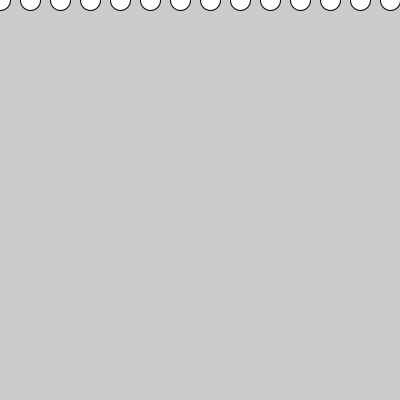
Frame 1 (no input)
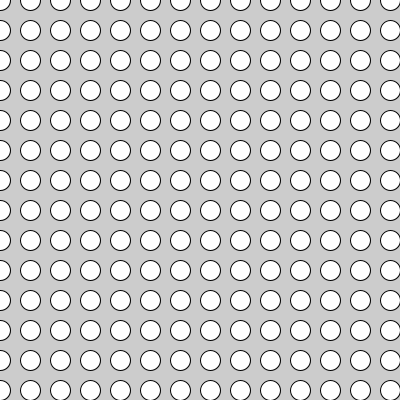
Frame 60 (the mouse pressed at the canvas centre just before this capture)
Frame 120 (the mouse held since frame 60 and released just before this capture): identical to frame 60, image omitted

The Processing sketch that drew these frames (run headless with seeded random() and noise(); from frame 60 on, the mouse is pressed at the canvas centre):

// Processing sketch: while3
// ── while3.pde
int x=0;
int y=0;

public void setup()
{
  size(400,400);
}

public void draw()
{
int i = 0;
while(i < width) 
 {
 ellipse(x, y, 20,20 ); 
 x = x + 30; 
 i++;    
 }
x = 0; 
y=y+30; 

}
